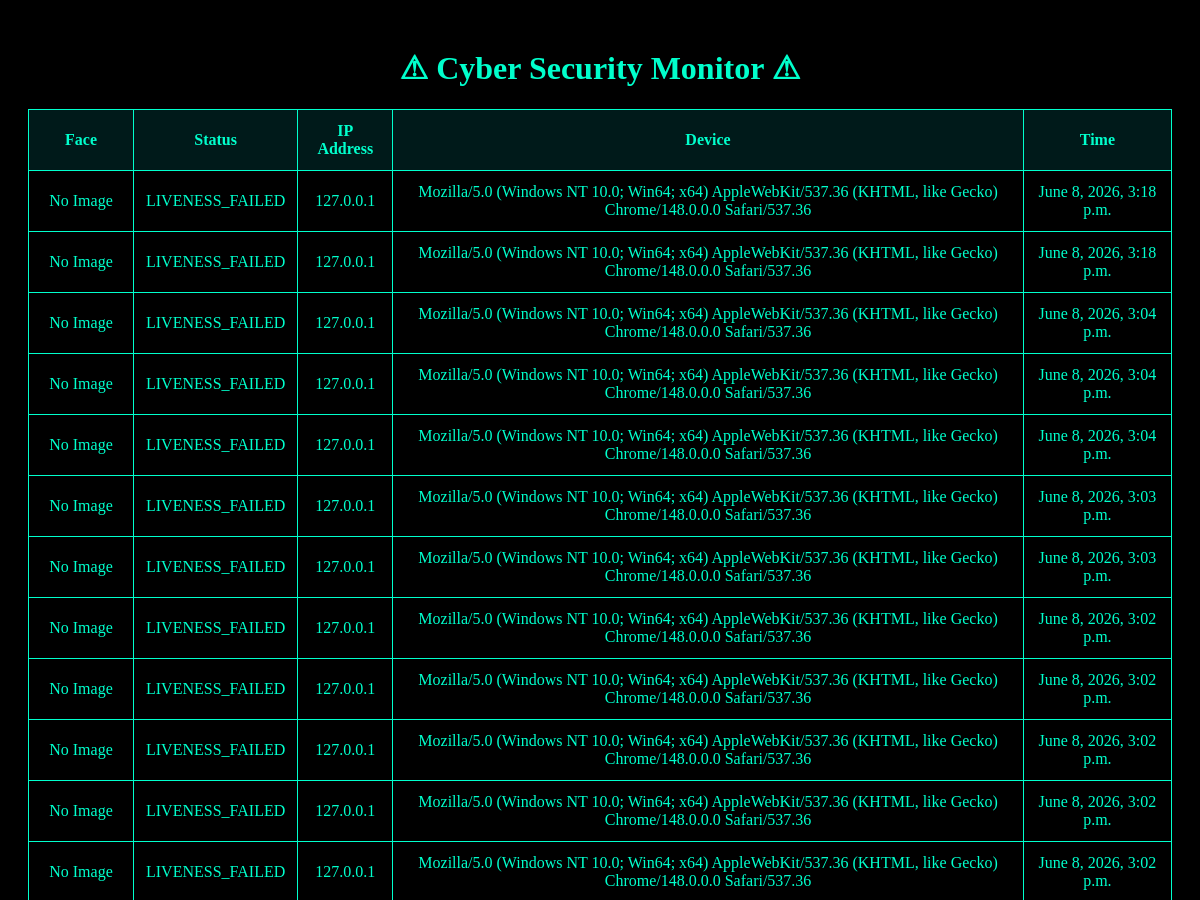
Page /api/face/security-monitor/ (upper part) on the earlier database version.
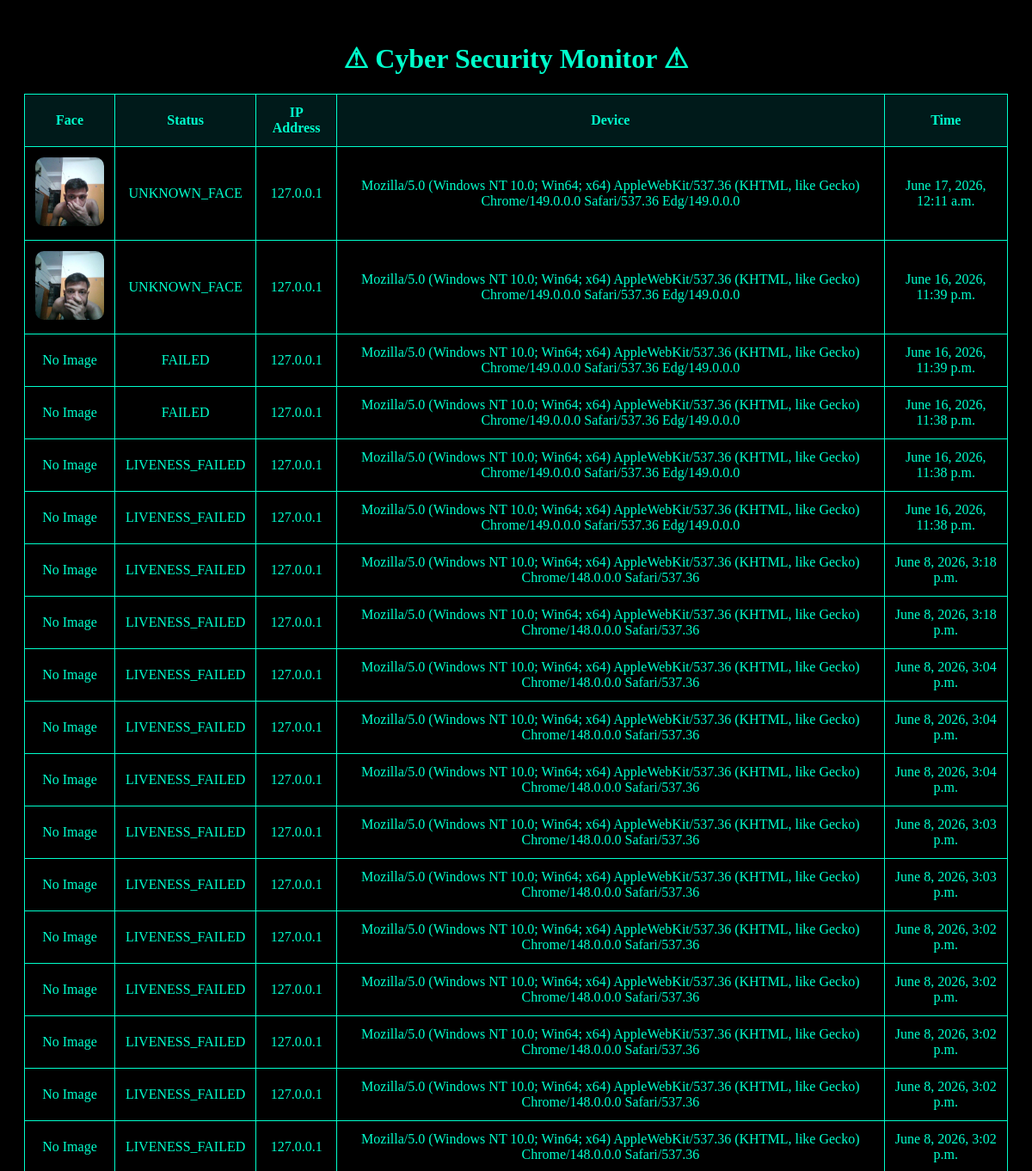
Same page on the later database version.
### authapp/models.py (models this page shows, shortened)
class LoginActivity(models.Model):
    STATUS_CHOICES = [
        ('SUCCESS', 'Success'),
        ('FAILED', 'Failed'),
        ('UNKNOWN_FACE', 'Unknown Face'),
        ('LIVENESS_FAILED', 'Liveness Failed'),
    ]
    user = models.ForeignKey(
        User,
        on_delete=models.SET_NULL,
        null=True,
        blank=True
    )
    login_time = models.DateTimeField(auto_now_add=True)
    logout_time = models.DateTimeField(
        null=True,
        blank=True
    )
    ip_address = models.CharField(
        max_length=100,
        blank=True,
        null=True
    )
    device_info = models.TextField(
        blank=True,
        null=True
    )
    status = models.CharField(
        max_length=30,
        choices=STATUS_CHOICES
    )
    face_image = models.ImageField(
        upload_to='login_faces/',
        null=True,
        blank=True
    )
    session_duration = models.DurationField(
        null=True,
        blank=True
    )

### authapp/views.py (the view)
# urls.py: path('security-monitor/',views.security_monitor,name='security_monitor'),
def security_monitor(request):
    logs = LoginActivity.objects.all().order_by('-login_time')
    return render(
        request,
        'security_monitor.html',
        {'logs': logs}
    )

### templates/security_monitor.html (shortened to what this page needs)
<!DOCTYPE html>
<html lang="en">
<head>
</head>
<body>
    <h1>⚠ Cyber Security Monitor ⚠</h1>
    <table>
        <tr>
            <th>Face</th>
            <th>Status</th>
            <th>IP Address</th>
            <th>Device</th>
            <th>Time</th>
        </tr>
        {% for log in logs %}
        <tr>
            <td>
                {% if log.face_image %}
                <img src="{{ log.face_image.url }}">
                {% else %}
                No Image
                {% endif %}
            </td>
            <td>{{ log.status }}</td>
            <td>{{ log.ip_address }}</td>
            <td>{{ log.device_info }}</td>
            <td>{{ log.login_time }}</td>
        </tr>
        {% endfor %}
    </table>
</body>
</html>

Differences in the rows shown:
added LoginActivity: face_image (picture), status "UNKNOWN_FACE", ip_address "127.0.0.1", device_info "Mozilla/5.0 (Windows NT 10.0; Win64; x64) AppleWebKit/537.36 (KHTML, like Gecko) Chrome/149.0.0.0 Safari/537.36 Edg/149.0.0.0", login_time "June 17, 2026, 12:11 a.m."
added LoginActivity: face_image (picture), status "UNKNOWN_FACE", ip_address "127.0.0.1", device_info "Mozilla/5.0 (Windows NT 10.0; Win64; x64) AppleWebKit/537.36 (KHTML, like Gecko) Chrome/149.0.0.0 Safari/537.36 Edg/149.0.0.0", login_time "June 16, 2026, 11:39 p.m."
added LoginActivity: face_image "No Image", status "FAILED", ip_address "127.0.0.1", device_info "Mozilla/5.0 (Windows NT 10.0; Win64; x64) AppleWebKit/537.36 (KHTML, like Gecko) Chrome/149.0.0.0 Safari/537.36 Edg/149.0.0.0", login_time "June 16, 2026, 11:39 p.m."
added LoginActivity: face_image "No Image", status "FAILED", ip_address "127.0.0.1", device_info "Mozilla/5.0 (Windows NT 10.0; Win64; x64) AppleWebKit/537.36 (KHTML, like Gecko) Chrome/149.0.0.0 Safari/537.36 Edg/149.0.0.0", login_time "June 16, 2026, 11:38 p.m."
added LoginActivity: face_image "No Image", status "LIVENESS_FAILED", ip_address "127.0.0.1", device_info "Mozilla/5.0 (Windows NT 10.0; Win64; x64) AppleWebKit/537.36 (KHTML, like Gecko) Chrome/149.0.0.0 Safari/537.36 Edg/149.0.0.0", login_time "June 16, 2026, 11:38 p.m."
added LoginActivity: face_image "No Image", status "LIVENESS_FAILED", ip_address "127.0.0.1", device_info "Mozilla/5.0 (Windows NT 10.0; Win64; x64) AppleWebKit/537.36 (KHTML, like Gecko) Chrome/149.0.0.0 Safari/537.36 Edg/149.0.0.0", login_time "June 16, 2026, 11:38 p.m."
